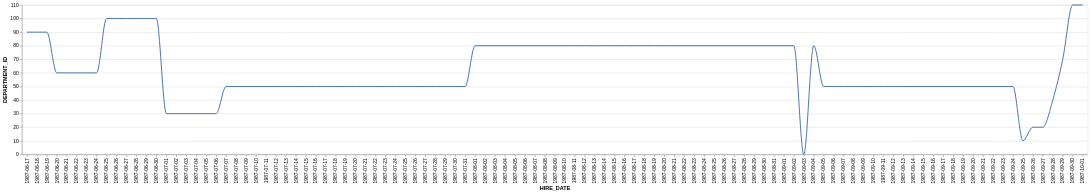

Here is the Vega-Lite specification saved for this chart:
### Vega-Lite specification from a JSON file in a GitHub repository (floating-point values rounded to 4 significant figures)
{"data": {"values": [{"x_data": "1987-06-17", "y_data": 90}, {"x_data": "1987-06-18", "y_data": 90}, {"x_data": "1987-06-19", "y_data": 90}, {"x_data": "1987-06-20", "y_data": 60}, {"x_data": "1987-06-21", "y_data": 60}, {"x_data": "1987-06-22", "y_data": 60}, {"x_data": "1987-06-23", "y_data": 60}, {"x_data": "1987-06-24", "y_data": 60}, {"x_data": "1987-06-25", "y_data": 100}, {"x_data": "1987-06-26", "y_data": 100}, {"x_data": "1987-06-27", "y_data": 100}, {"x_data": "1987-06-28", "y_data": 100}, {"x_data": "1987-06-29", "y_data": 100}, {"x_data": "1987-06-30", "y_data": 100}, {"x_data": "1987-07-01", "y_data": 30}, {"x_data": "1987-07-02", "y_data": 30}, {"x_data": "1987-07-03", "y_data": 30}, {"x_data": "1987-07-04", "y_data": 30}, {"x_data": "1987-07-05", "y_data": 30}, {"x_data": "1987-07-06", "y_data": 30}, {"x_data": "1987-07-07", "y_data": 50}, {"x_data": "1987-07-08", "y_data": 50}, {"x_data": "1987-07-09", "y_data": 50}, {"x_data": "1987-07-10", "y_data": 50}, {"x_data": "1987-07-11", "y_data": 50}, {"x_data": "1987-07-12", "y_data": 50}, {"x_data": "1987-07-13", "y_data": 50}, {"x_data": "1987-07-14", "y_data": 50}, {"x_data": "1987-07-15", "y_data": 50}, {"x_data": "1987-07-16", "y_data": 50}, {"x_data": "1987-07-17", "y_data": 50}, {"x_data": "1987-07-18", "y_data": 50}, {"x_data": "1987-07-19", "y_data": 50}, {"x_data": "1987-07-20", "y_data": 50}, {"x_data": "1987-07-21", "y_data": 50}, {"x_data": "1987-07-22", "y_data": 50}, {"x_data": "1987-07-23", "y_data": 50}, {"x_data": "1987-07-24", "y_data": 50}, {"x_data": "1987-07-25", "y_data": 50}, {"x_data": "1987-07-26", "y_data": 50}, {"x_data": "1987-07-27", "y_data": 50}, {"x_data": "1987-07-28", "y_data": 50}, {"x_data": "1987-07-29", "y_data": 50}, {"x_data": "1987-07-30", "y_data": 50}, {"x_data": "1987-07-31", "y_data": 50}, {"x_data": "1987-08-01", "y_data": 80}, {"x_data": "1987-08-02", "y_data": 80}, {"x_data": "1987-08-03", "y_data": 80}, {"x_data": "1987-08-04", "y_data": 80}, {"x_data": "1987-08-05", "y_data": 80}, {"x_data": "1987-08-06", "y_data": 80}, {"x_data": "1987-08-07", "y_data": 80}, {"x_data": "1987-08-08", "y_data": 80}, {"x_data": "1987-08-09", "y_data": 80}, {"x_data": "1987-08-10", "y_data": 80}, {"x_data": "1987-08-11", "y_data": 80}, {"x_data": "1987-08-12", "y_data": 80}, {"x_data": "1987-08-13", "y_data": 80}, {"x_data": "1987-08-14", "y_data": 80}, {"x_data": "1987-08-15", "y_data": 80}, {"x_data": "1987-08-16", "y_data": 80}, {"x_data": "1987-08-17", "y_data": 80}, {"x_data": "1987-08-18", "y_data": 80}, {"x_data": "1987-08-19", "y_data": 80}, {"x_data": "1987-08-20", "y_data": 80}, {"x_data": "1987-08-21", "y_data": 80}, {"x_data": "1987-08-22", "y_data": 80}, {"x_data": "1987-08-23", "y_data": 80}, {"x_data": "1987-08-24", "y_data": 80}, {"x_data": "1987-08-25", "y_data": 80}, {"x_data": "1987-08-26", "y_data": 80}, {"x_data": "1987-08-27", "y_data": 80}, {"x_data": "1987-08-28", "y_data": 80}, {"x_data": "1987-08-29", "y_data": 80}, {"x_data": "1987-08-30", "y_data": 80}, {"x_data": "1987-08-31", "y_data": 80}, {"x_data": "1987-09-01", "y_data": 80}, {"x_data": "1987-09-02", "y_data": 80}, {"x_data": "1987-09-03", "y_data": 0}, {"x_data": "1987-09-04", "y_data": 80}, {"x_data": "1987-09-05", "y_data": 50}, {"x_data": "1987-09-06", "y_data": 50}, {"x_data": "1987-09-07", "y_data": 50}, {"x_data": "1987-09-08", "y_data": 50}, {"x_data": "1987-09-09", "y_data": 50}, {"x_data": "1987-09-10", "y_data": 50}, {"x_data": "1987-09-11", "y_data": 50}, {"x_data": "1987-09-12", "y_data": 50}, {"x_data": "1987-09-13", "y_data": 50}, {"x_data": "1987-09-14", "y_data": 50}, {"x_data": "1987-09-15", "y_data": 50}, {"x_data": "1987-09-16", "y_data": 50}, {"x_data": "1987-09-17", "y_data": 50}, {"x_data": "1987-09-18", "y_data": 50}, {"x_data": "1987-09-19", "y_data": 50}, {"x_data": "1987-09-20", "y_data": 50}, {"x_data": "1987-09-21", "y_data": 50}, {"x_data": "1987-09-22", "y_data": 50}, {"x_data": "1987-09-23", "y_data": 50}, {"x_data": "1987-09-24", "y_data": 50}, {"x_data": "1987-09-25", "y_data": 10}, {"x_data": "1987-09-26", "y_data": 20}, {"x_data": "1987-09-27", "y_data": 20}, {"x_data": "1987-09-28", "y_data": 40}, {"x_data": "1987-09-29", "y_data": 70}, {"x_data": "1987-09-30", "y_data": 110}, {"x_data": "1987-10-01", "y_data": 110}]}, "mark": {"type": "line", "interpolate": "monotone"}, "encoding": {"x": {"field": "x_data", "type": "nominal", "title": "HIRE_DATE", "sort": "ascending"}, "y": {"field": "y_data", "type": "quantitative", "title": "DEPARTMENT_ID"}}}
